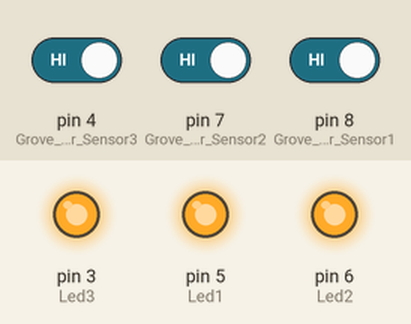
A sketch run on a simulated Arduino Uno, built with avr-gcc and run on an emulated ATmega328P. Shown: output pins drawn as LEDs (lit = HIGH). The test bench sets the inputs (shaded band); at power-on: pin 4 (Grove_Water_Sensor3) HIGH, pin 7 (Grove_Water_Sensor2) HIGH, pin 8 (Grove_Water_Sensor1) HIGH.

Above: at 1.2 s.
1.3 s: pin 4 (Grove_Water_Sensor3) driven LOW
At 2.3 s:
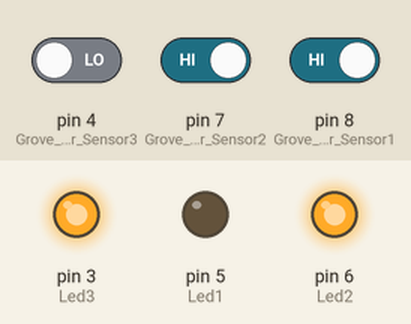
2.8 s: pin 7 (Grove_Water_Sensor2) driven LOW
At 3.4 s:
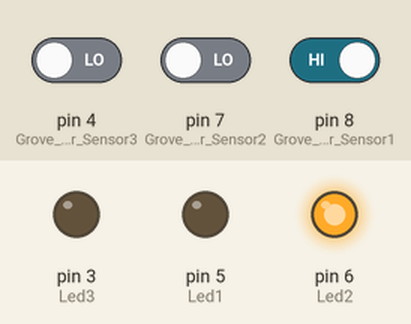
4.3 s: pin 8 (Grove_Water_Sensor1) driven LOW
At 5.5 s:
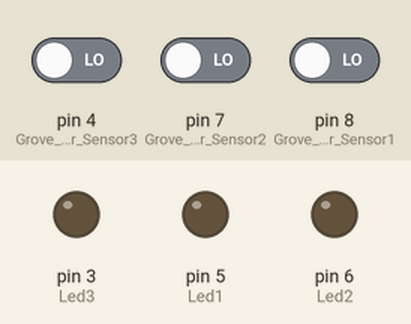
5.8 s: pin 4 (Grove_Water_Sensor3) driven HIGH
At 6.9 s:
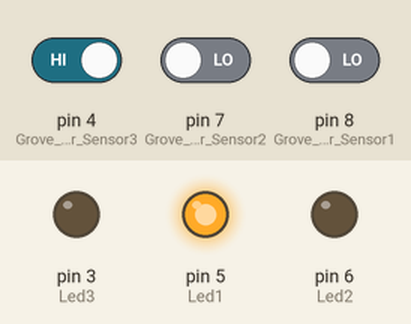
7.3 s: pin 7 (Grove_Water_Sensor2) driven HIGH
At 8.0 s:
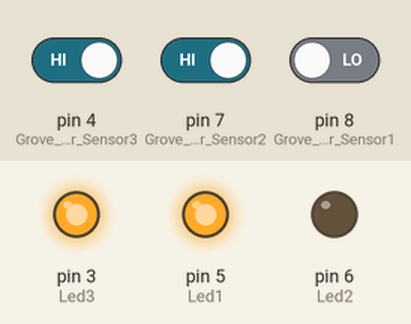
8.8 s: pin 4 (Grove_Water_Sensor3) driven LOW
At 9.2 s:
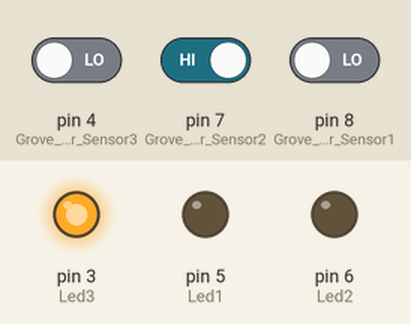
Timing chart, 0 to 11.3 s (numbered marks = the images above; inputs shaded):
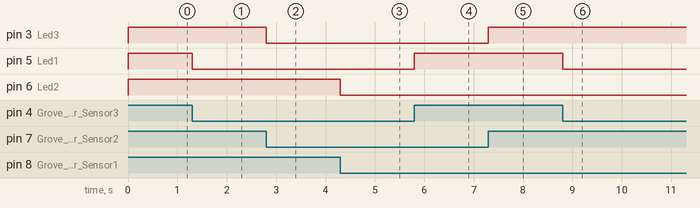

The sketch:

water_leak.ino
```cpp
int Grove_Water_Sensor1=8;
int Grove_Water_Sensor2=7;
int Grove_Water_Sensor3=4;

int Led1=5;
int Led2=6;
int Led3=3;


void setup() {
   pinMode(Grove_Water_Sensor1, INPUT); // The Water Sensor is an Input
   pinMode(Grove_Water_Sensor2, INPUT);
   pinMode(Grove_Water_Sensor3,INPUT);
   pinMode(Led1 , OUTPUT); // The LED is an Output-*
   pinMode(Led2 , OUTPUT);
   pinMode(Led3,OUTPUT);

}

void loop() {

   if( digitalRead(Grove_Water_Sensor1) == LOW) {
      digitalWrite(Led2,LOW);
   }else {
      digitalWrite(Led2,HIGH);
   }

   if( digitalRead(Grove_Water_Sensor2) == LOW) {
      digitalWrite(Led3,LOW);
   }else {
      digitalWrite(Led3,HIGH);
   }

   if( digitalRead(Grove_Water_Sensor3) == LOW) {
      digitalWrite(Led1,LOW);
   }else {
      digitalWrite(Led1,HIGH);
   }
}
```

Measured:
- after the input at 1.3 s, pin 5 (Led1): HIGH → LOW at once
- after the input at 2.8 s, pin 3 (Led3): HIGH → LOW at once
- after the input at 4.3 s, pin 6 (Led2): HIGH → LOW at once
- after the input at 5.8 s, pin 5 (Led1): LOW → HIGH at once
- after the input at 7.3 s, pin 3 (Led3): LOW → HIGH at once
- after the input at 8.8 s, pin 5 (Led1): HIGH → LOW at once
